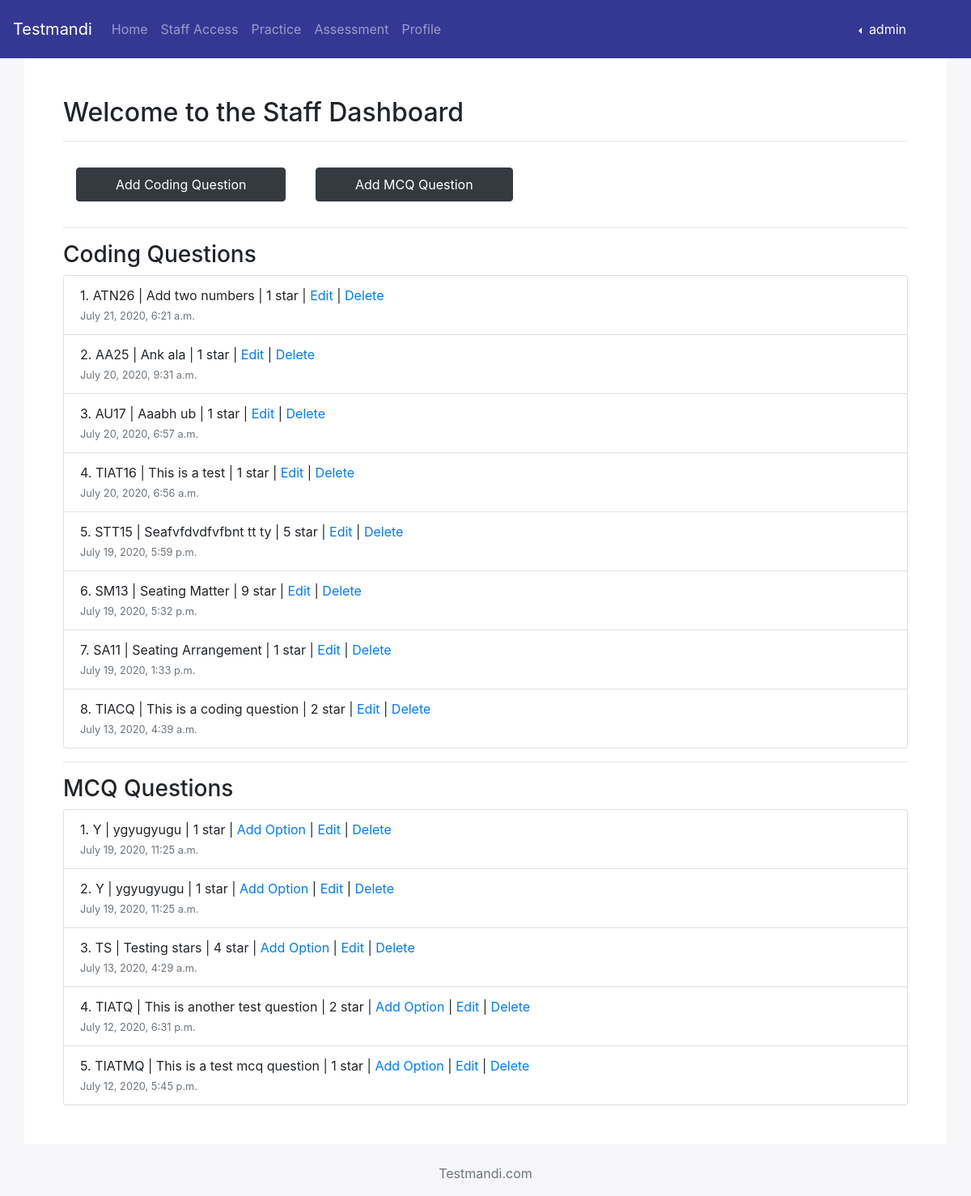
The page /staff/ (signed in) on the database its author committed.
### dashboard/models.py (models this page shows, shortened)
class Question(models.Model):
    title = models.CharField(max_length=100, blank=True, null=True)
    question = models.TextField(max_length=5000, blank=True, null=True)
    hit = models.CharField(max_length=10, blank=True, null=True)
    difficulty = models.IntegerField(choices=QUESTION_DIFFI, blank=True, null=True)
    topic = models.CharField(max_length=250, blank=True, null=True)
    subtopic = models.CharField(max_length=250, blank=True, null=True)
    subsubtopic = models.CharField(max_length=250, blank=True, null=True)
    time_limit = models.CharField(max_length=10, blank=True, null=True)
    time_stamp = models.DateTimeField(auto_now_add=True)

class MCQQuestion(models.Model):
    question = models.TextField(max_length=5000, blank=True, null=True)
    hit = models.CharField(max_length=10, blank=True, null=True)
    difficulty = models.IntegerField(choices=QUESTION_DIFFI, blank=True, null=True)
    topic = models.CharField(max_length=250, blank=True, null=True)
    subtopic = models.CharField(max_length=250, blank=True, null=True)
    subsubtopic = models.CharField(max_length=250, blank=True, null=True)
    time_stamp = models.DateTimeField(auto_now_add=True)

### dashboard/views.py (the view)
# urls.py: path('staff/', staff_view, name='staff'),
@login_required
def staff_view(request):
    questions = Question.objects.all().order_by("-time_stamp")
    mcqquestions = MCQQuestion.objects.all().order_by("-time_stamp")
    if request.user.is_staff:
        context = {
            "title": "Staff Dashboard",
            "questions": questions,
            "mcqquestions": mcqquestions
        }
        return render(request, "dashboard/staffdash.html", context)
    else:
        return redirect("/dashboard/")

### templates/dashboard/staffdash.html
{% extends "base/base.html" %}
{% block content %}
    {% load static %}
    <link rel="stylesheet" href="{% static "css/staff.css" %}">
    <div class="container p-5">
        <h2>Welcome to the Staff Dashboard</h2>
        <hr>
        <a class="btn btn-dark px-5 py-2 m-3" href="{% url 'add-code-question' %}" role="button">Add Coding Question</a>
        <a class="btn btn-dark px-5 py-2 m-3" href="{% url 'add-mcq-question' %}" role="button">Add MCQ Question</a>
        <hr>
        <h3>Coding Questions</h3>
        <div class="row">
            <div class="col">
                <ul class="list-group">
                    {% for question in questions %}
                        <li class="list-group-item">
                            {{ forloop.counter }}. {{ question.hit }} | {{ question.title }}
                            | {{ question.difficulty }} star |
                            <a href="/staff/update_code_question/{{ question.hit }}">Edit</a> |
                            <a href="/staff/delete_code_question/{{ question.hit }}">Delete</a>
                            <br>
                            <small class="text-muted">{{ question.time_stamp }}</small>
                        </li>
                    {% endfor %}
                </ul>
            </div>
        </div>
        <hr>
        <h3>MCQ Questions</h3>
        <div class="row">
            <div class="col">
                <ul class="list-group">
                    {% for question in mcqquestions %}
                        <li class="list-group-item">
                            {{ forloop.counter }}. {{ question.hit }} | {{ question.question }}
                            | {{ question.difficulty }} star |
                            <a href="/staff/add_mcq_solution/{{ question.hit }}">Add Option</a> |
                            <a href="#">Edit</a> |
                            <a href="#">Delete</a>
                            <br>
                            <small class="text-muted">{{ question.time_stamp }}</small>
                        </li>
                    {% endfor %}
                </ul>
            </div>
        </div>
    </div>
{% endblock %}

### templates/base/header.html (shortened to what this page needs)
<nav class="navbar navbar-expand-lg navbar-dark pt-3 pb-3" style="background-color: #353893;">
    <a class="navbar-brand" href="{% url 'dashboard' %}">Testmandi</a>
    <div class="collapse navbar-collapse" id="navbarSupportedContent">
        <ul class="navbar-nav mr-auto">
            <li class="nav-item">
                <a class="nav-link" href="{% url 'dashboard' %}">Home</a>
            </li>
            {% if request.user.is_staff %}
                <li class="nav-item">
                    <a class="nav-link" href="{% url 'staff' %}">Staff Access</a>
                </li>
            {% else %}
                <li class="nav-item">
                    <a class="nav-link" href="{% url 'dashboard' %}">Home</a>
                </li>
            {% endif %}
            <li class="nav-item">
                <a class="nav-link" href="{% url 'question-list' %}">Practice</a>
            </li>
            <li class="nav-item">
                <a class="nav-link" href="{% url 'assesment-home' %}">Assessment</a>
            </li>
            <li class="nav-item">
                <a class="nav-link" href="#">Profile</a>
            </li>
        </ul>
        {% if request.user.is_authenticated %}
            <div class="dropleft">
                <a class="nav-link text-light dropdown-toggle mr-5" href="#" id="navbarDropdown" role="button"
                   data-toggle="dropdown"
                   aria-haspopup="true" aria-expanded="false">
                    {{ request.user.username }}
                </a>
            </div>
        {% else %}
            <a class="nav-link text-light mr-5" href="{% url 'reglogin' %}" role="button" aria-haspopup="true"
               aria-expanded="false">
                Register/Login
            </a>
        {% endif %}
    </div>
</nav>

### static/css/style.css (style rules this page uses)
body { background-color: rgba(242, 242, 246, 0.56) !important; }
.container { background-color: #ffffff !important; }

### static/css/staff.css (style rules this page uses)
ul, li { list-style: none; }

### rows shown on the page
Question: hit "ATN26", title "Add two numbers", difficulty "1", time_stamp "July 21, 2020, 6:21 a.m."
Question: hit "AA25", title "Ank ala", difficulty "1", time_stamp "July 20, 2020, 9:31 a.m."
Question: hit "AU17", title "Aaabh ub", difficulty "1", time_stamp "July 20, 2020, 6:57 a.m."
Question: hit "TIAT16", title "This is a test", difficulty "1", time_stamp "July 20, 2020, 6:56 a.m."
Question: hit "STT15", title "Seafvfdvdfvfbnt tt ty", difficulty "5", time_stamp "July 19, 2020, 5:59 p.m."
Question: hit "SM13", title "Seating Matter", difficulty "9", time_stamp "July 19, 2020, 5:32 p.m."
Question: hit "SA11", title "Seating Arrangement", difficulty "1", time_stamp "July 19, 2020, 1:33 p.m."
Question: hit "TIACQ", title "This is a coding question", difficulty "2", time_stamp "July 13, 2020, 4:39 a.m."
MCQQuestion: hit "Y", question "ygyugyugu", difficulty "1", time_stamp "July 19, 2020, 11:25 a.m."
MCQQuestion: hit "Y", question "ygyugyugu", difficulty "1", time_stamp "July 19, 2020, 11:25 a.m."
MCQQuestion: hit "TS", question "Testing stars", difficulty "4", time_stamp "July 13, 2020, 4:29 a.m."
MCQQuestion: hit "TIATQ", question "This is another test question", difficulty "2", time_stamp "July 12, 2020, 6:31 p.m."
MCQQuestion: hit "TIATMQ", question "This is a test mcq question", difficulty "1", time_stamp "July 12, 2020, 5:45 p.m."

### other values the page prints
{{ request.user.username }} "admin"
